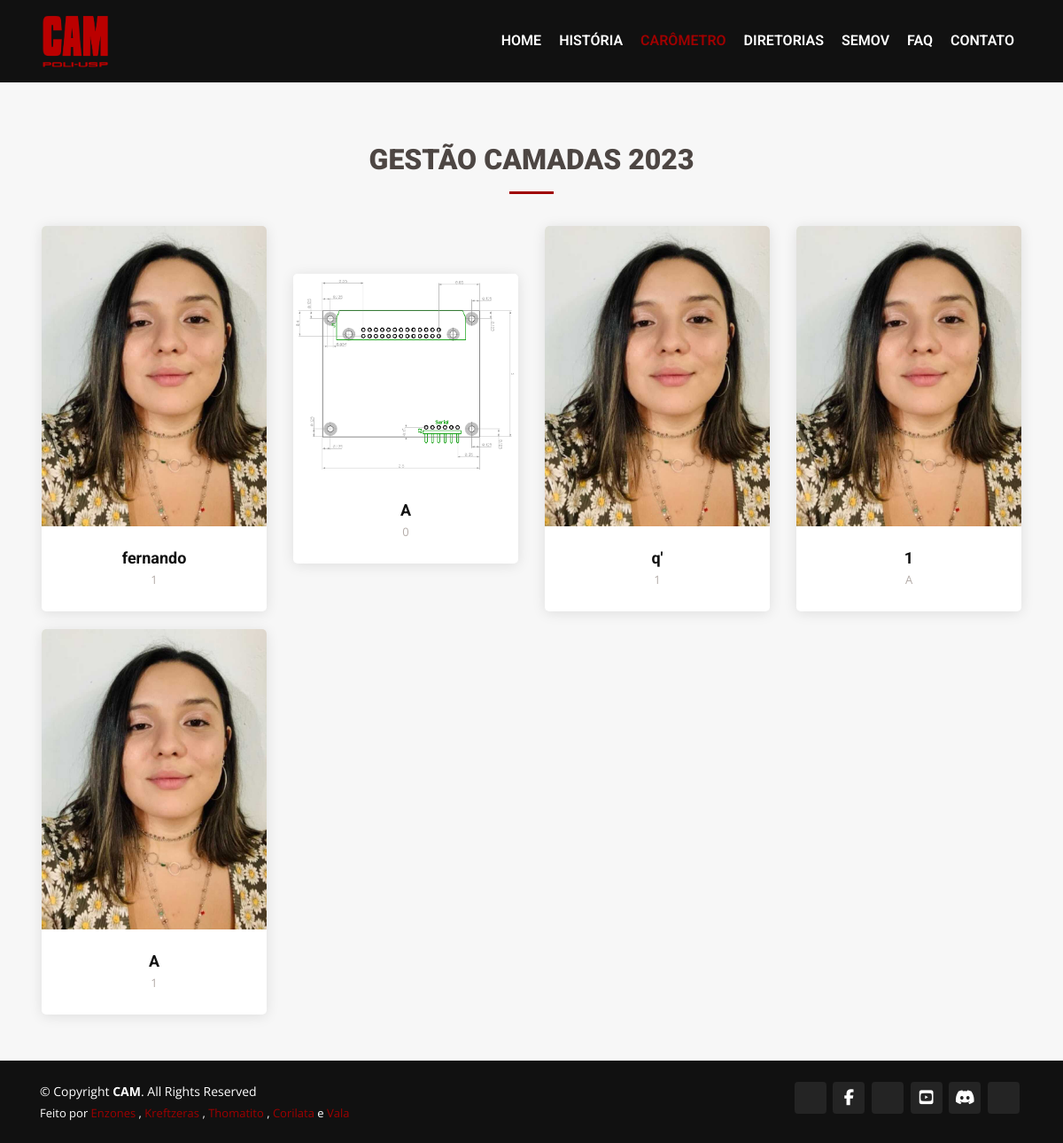
Page /carometro on the committed database.
### staticpages/models.py (models this page shows, shortened)
class Membro(models.Model):
    nome = models.CharField(max_length=100)
    imagem = models.ImageField(upload_to='membros')
    cargo = models.CharField(max_length=100)
    ordem = models.IntegerField()
    facebook = models.CharField(max_length=100)
    instagram = models.CharField(max_length=100)
    linkedin = models.CharField(max_length=100)

### staticpages/views.py (the view)
# urls.py: path('carometro', views.MembrosListView.as_view(), name='carometro'),
class MembrosListView(ListView):
    model = Membro
    template_name = 'staticpages/carometro.html'
    def get_queryset(self):
        return Membro.objects.order_by('ordem')

### staticpages/templates/staticpages/carometro.html (shortened to what this page needs)
{% extends 'base.html' %}
{% load static %}
{% block nav %}
{% include 'nav_index.html' %}
{% endblock %}
{% block content %}
    <main id="main">
    <section id="team" class="team section-bg">
      <div class="container">
        <div class="section-title" >
          <h2> <strong>Gestão CAMadas 2023</strong></h2>
        </div>
        <div class="row">
        {% for membro in membro_list %}
          <div class="col-lg-3 col-md-6 d-flex align-items-stretch">
            <div class="member" data-aos="fade-up" data-aos-delay="1">
              <div class="member-img">
                <img src="{{ membro.imagem.url }}" class="img-fluid" alt="">
              </div>
              <div class="member-info">
                <h4>{{ membro.nome }}</h4>
                <span>{{ membro.cargo }}</span>
              </div>
            </div>
          </div>
          {% endfor %}
        </div>
      </div>
    </section>
    </main>
{% endblock %}

### templates/base.html (shortened to what this page needs)
{% load static %}
<!DOCTYPE html>
<html lang="en">
<head>
  <link href="{% static 'vendor/bootstrap/css/bootstrap.min.css' %}" rel="stylesheet">
  <link href="{% static '/vendor/icofont/icofont.min.css' %}" rel="stylesheet">
  <link href="{% static '/vendor/boxicons/css/boxicons.min.css' %}" rel="stylesheet">
  <link href="{% static '/vendor/animate.css/animate.min.css' %}" rel="stylesheet">
  <link href="{% static '/vendor/venobox/venobox.css' %}" rel="stylesheet">
  <link href="{% static '/vendor/owl.carousel/assets/owl.carousel.min.css' %}" rel="stylesheet">
  <link href="{% static '/vendor/aos/aos.css' %}" rel="stylesheet">
  <link href="{% static '/vendor/remixicon/remixicon.css' %}" rel="stylesheet">
  <link href="{% static '/css/chatbot.css' %}" rel="stylesheet">
  <link href="/fontawesome-free-5.14.0-web/css/all.css" rel="stylesheet">
  <link href="{% static '/css/style.css' %}" rel="stylesheet">
  <link href="{% static '/css/diretoria.css' %}" rel="stylesheet">
  <link href="{% static '/css/mobile.css' %}" rel="stylesheet" media="screen and (max-width:600px)">
</head>
<body>
  <header id="header">
    <div class="container d-flex justify-content-between align-items-center">
      <img src="{% static '/img/LOGOCAMLINDO.png' %}" width="80px">
      <nav class="nav-menu d-none d-lg-block">
        {% block nav %}
        {% endblock %}
      </nav>
    </div>
  </header>
{% block content %}
{% endblock %}
<footer id="footer">
  <div class="container d-md-flex py-4">
    <div class="mr-md-auto text-center text-md-left">
      <div class="copyright">
        &copy; Copyright <strong><span>CAM</span></strong>. All Rights Reserved
      </div>
      <div class="credits">
        Feito por <a href="https://www.linkedin.com/in/enzo-bustos/">Enzones</a> , <a href="https://www.linkedin.com/in/marcos-mulari-12b33013a/">Kreftzeras</a> , <a href="http://linkedin.com/in/thomaz-akira-furukawa-05338120b">Thomatito</a> , <a href="https://www.linkedin.com/in/j%C3%BAlio-c%C3%A9sar-rodrigues-3058251a5/">Corilata</a> e <a href="https://www.linkedin.com/in/vitor-valadares-6046771a8/">Vala</a>
      </div>
    </div>
    <div class="social-links text-center text-md-right pt-3 pt-md-0">
      <a href="https://www.facebook.com/jornalOCorvo" class="twitter" target="_blank"><i class="icofont-newspaper"></i></a>
      <a href="https://www.facebook.com/cam.poli.usp/" class="facebook"  target="_blank"><i class="fab fa-facebook-f"></i></a>
      <a href="https://www.instagram.com/campoliusp/?hl=pt-br" class="instagram" target="_blank"><i class="icofont-instagram"></i></a>
      <a href="https://www.youtube.com/c/CAMPoliUsp/" class="youtube" target="_blank"><i class="fab fa-youtube-square"></i></a>
      <a href="https://discord.gg/bhkCxad" class="discord" targer="_blank"><i class="fab fa-discord"></i></a>
      <a href="http://cam.poli.usp.br/semov/" class="linkedin" target="_blank"><i class="icofont-gears"></i></i></a>
    </div>
  </div>
</footer>
</body>
</html>

### templates/nav_index.html
{% load static %}
{% block nav %}
  <ul>
    <li class="{% if request.path == '/' %} active {% endif %}"><a href="{% url 'index' %}">Home</a></li>
    <li class="{% if request.path == '/historia' %} active {% endif %}"><a href="{% url 'historia' %}">História</a></li>
    <li class="{% if request.path == '/carometro' %} active {% endif %}"><a href="{% url 'carometro' %}">Carômetro</a></li>
    <li class="{% if request.path == '/diretorias' %} active {% endif %}"><a href="{% url 'diretorias' %}">Diretorias</a></li>
    <li><a href="{% url 'semov_index' %}">Semov</a></li>
    <li class="{% if request.path == '/faq' %} active {% endif %}"><a href="{% url 'faq' %}">FAQ</a></li>
    <li class="{% if request.path == '/contato' %} active {% endif %}"><a href="{% url 'contato' %}">Contato</a></li>
  </ul>
{% endblock %}

### static/css/style.css (style rules this page uses)
main { display: block; }
body { font-family: "Open Sans", sans-serif; color: #4d4643; }
a { color: #9f0000; }
h1, h2, h3, h4, h5, h6 { font-family: "Roboto", sans-serif; }
#header { background: #111; transition: all 0.5s; z-index: 997; padding: 15px 0; }
.nav-menu ul { margin: 0; padding: 0; list-style: none; }
.nav-menu > ul { display: flex; align-items: center; }
.nav-menu > ul > li { position: relative; white-space: nowrap; padding: 10px; }
.nav-menu a { display: block; position: relative; color:#fff; transition: 0.3s; font-size: 16px; text-transform: uppercase; font-weight: 600; font-family: "Roboto", sans-serif; }
.nav-menu a:hover, .nav-menu .active > a, .nav-menu li:hover > a { color: #9f0000 ; }
.mobile-nav { position: fixed; top: 55px; right: 15px; left: 15px; z-index: 9999; overflow-y: auto; background: #fff; transition: ease-in-out 0.2s; opacity: 0; visibility: hidden; border-radius: 10px; padding: 10px 0; }
.mobile-nav * { margin: 0; padding: 0; list-style: none; }
.mobile-nav a { display: block; position: relative; color: #111; padding: 10px 20px; font-weight: 500; outline: none; }
.mobile-nav a:hover, .mobile-nav .active > a, .mobile-nav li:hover > a { color: #9f0000 ; text-decoration: none; }
section { padding:2rem; overflow: hidden; }
.section-bg { background-color: #f7f7f7; }
.section-title { text-align: center; padding:1rem 15px 1rem 15px; }
.section-title h2 { font-size: 32px; font-weight: bold; text-transform: uppercase; margin: 20px; padding-bottom: 20px; position: relative; }
.section-title h2::after { content: ''; position: absolute; display: block; width: 50px; height: 3px; background: #9f0000 ; bottom: 0; left: calc(50% - 25px); }
.team .member { margin-bottom: 20px; overflow: hidden; text-align: center; border-radius: 5px; background: #fff; box-shadow: 0px 2px 15px rgba(0, 0, 0, 0.1); }
.team .member .member-img { position: relative; overflow: hidden; }
.team .member .member-info { padding: 25px 15px; }
.team .member .member-info h4 { font-weight: 700; margin-bottom: 5px; font-size: 18px; color: #111; }
.team .member .member-info span { display: block; font-size: 13px; font-weight: 400; color: #b4aca8; }
#footer { color: #fff; font-size: 14px; background: #111; }
#footer .credits { padding-top: 5px; font-size: 13px; color: #fff; }
#footer .social-links a { font-size: 18px; display: inline-block; background: rgba(255, 255, 255, 0.08); color: #fff; line-height: 1; padding: 8px 0; margin-right: 4px; border-radius: 4px; text-align: center; width: 36px; height: 36px; transition: 0.3s; }

### static/css/mobile.css (style rules this page uses)
body { text-align: center; }
.section-title { padding: 1rem 0px; }
section { padding:2rem 0.5rem; }
.section-title h2 { font-size: 1.7rem; font-weight: bold; text-transform: uppercase; position: relative; }

### rows in the picture
Membro: imagem (picture), nome "fernando", cargo "1"
Membro: imagem (picture), nome "A", cargo "0"
Membro: imagem (picture), nome "q'", cargo "1"
Membro: imagem (picture), nome "1", cargo "A"
Membro: imagem (picture), nome "A", cargo "1"
